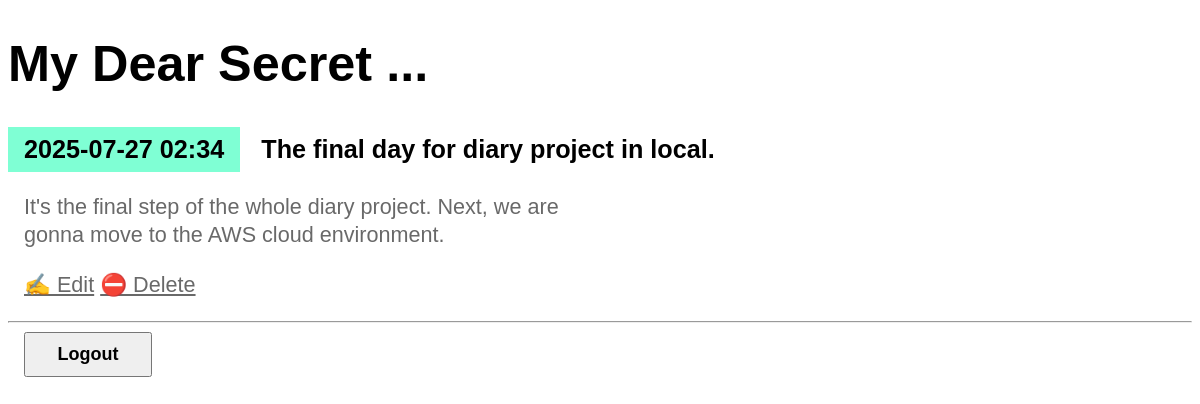
The page /entry/7 (signed in) on the database its author committed.
### entries/models.py (models this page shows, shortened)
class Entry(models.Model):
    title = models.CharField(max_length = 200)
    content = models.TextField()
    date_created = models.DateTimeField(default=timezone.now)
    class Meta:
        verbose_name_plural = "Entries"

### entries/views.py (the view)
class EntryDetailView(LockedView,DetailView):
    model = Entry

### entries/templates/entries/entry_detail.html
{% extends "entries/base.html" %}
{% block content %}
    <article>
        <h2>{{ entry.date_created|date:'Y-m-d H:i' }}</h2>
        <h3>{{ entry.title }} </h3>
        <p> {{ entry.content }}</p>
    </article>
    <p>
        <a href="{% url 'entry-update' entry.id %}">✍️ Edit</a>
        <a href="{% url 'entry-delete' entry.id %}">⛔ Delete</a>
    </p>
{%  endblock content %}

### entries/static/css/diary.css (style rules this page uses)
* { box-sizing: border-box; }
body { font-family: sans-serif; font-size: 18px; }
a { color: inherit; }
h2, h3 { font-size: 1.4em; margin: 0; display: inline-block; padding: 0.5rem 1rem; vertical-align: top; }
h2 { background-color: aquamarine; }
article { margin-bottom: 0.5rem; }
p { font-size: 1.2em; padding-left: 1rem; line-height: 1.3em; max-width: 36rem; color: dimgray; }

### rows shown on the page
Entry: date_created "2025-07-27 02:34", title "The final day for diary project in local.", content "It's the final step of the whole diary project. Next, we are gonna move to the AWS cloud environment."
